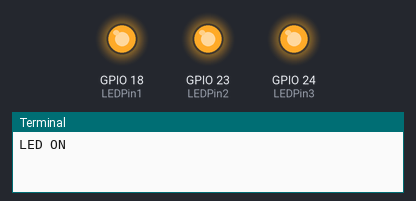
Simulated run of this program. Board: Raspberry Pi (BCM pin numbers). On the bench: output pins drawn as LEDs (lit = HIGH), the last lines printed to the terminal. At 12.0 s the program stops and its outputs stay as they are.

Above: at 1.5 s.
At 3.5 s:
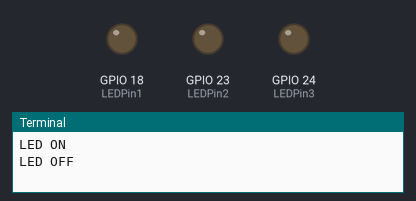
Timing chart, 0 to 5.2 s (numbered marks = the images above):
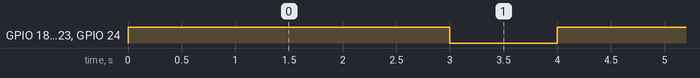

The program:

3LEDS.py
```python
import RPi.GPIO as GPIO
from time import sleep

GPIO.setmode(GPIO.BCM) # for GPIO numbering, choose BCM

blinkCount = 3


count = 0


LEDPin1 = 18
LEDPin2 = 23
LEDPin3 = 24

#setup
GPIO.setup(LEDPin1, GPIO.OUT)
GPIO.setup(LEDPin2, GPIO.OUT)
GPIO.setup(LEDPin3, GPIO.OUT)


while count < blinkCount:
    GPIO.output(LEDPin1, True)
    GPIO.output(LEDPin2, True)
    GPIO.output(LEDPin3, True)
    print("LED ON")
    sleep(3)
    GPIO.output(LEDPin1, False)
    GPIO.output(LEDPin2, False)
    GPIO.output(LEDPin3, False)
    print("LED OFF")
    sleep(1)
    count +=1
```

Measured:
- by itself, GPIO 18 (LEDPin1), GPIO 23 (LEDPin2), GPIO 24 (LEDPin3): alternates HIGH for 3.0 s and LOW for 1.0 s
